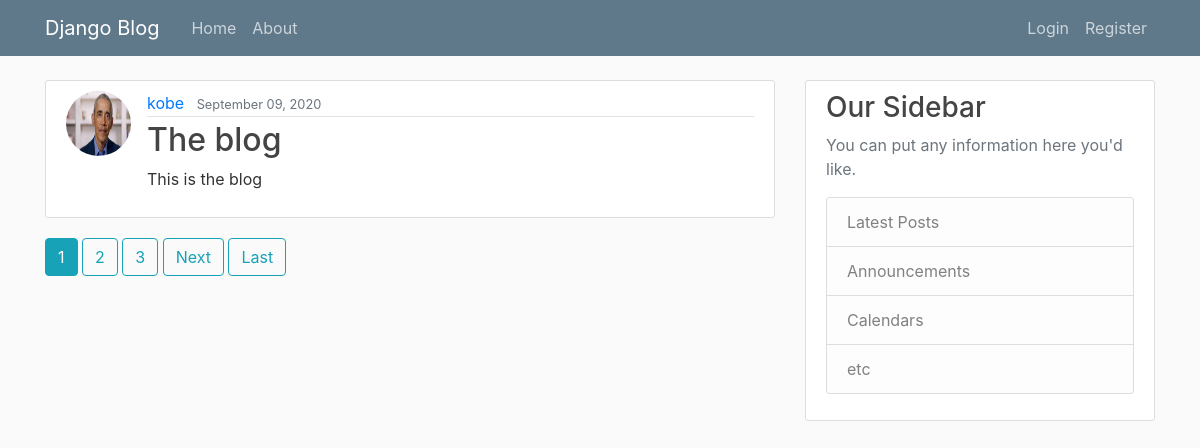
The page / on the database its author committed.
### blog/models.py (models this page shows, shortened)
class Post(models.Model):
    title = models.CharField(max_length=100)
    content = models.TextField()
    date_posted = models.DateTimeField(default=timezone.now)
    author = models.ForeignKey(User, on_delete=models.CASCADE)

### users/models.py (models this page shows, shortened)
class Profile(models.Model):
    user = models.OneToOneField(User, on_delete=models.CASCADE)
    image = models.ImageField(default='default.jpg', upload_to='profile_pics') # install pillow

### blog/views.py (the view)
# urls.py: path('', PostListView.as_view(), name='blog-home'),
class PostListView(ListView):
    model = Post
    template_name = 'blog/home.html'
    context_object_name = 'posts' # to change the defaul name which is object to posts
    ordering = ['-date_posted']
    paginate_by = 1

### blog/templates/blog/home.html (shortened to what this page needs)
{% extends 'blog/base.html' %}
{% block content %}
    {% for post in posts %}
    <article class="media content-section">
        <img class="rounded-circle article-img" src="{{ post.author.profile.image.url }}" alt="">
        <div class="media-body">
            <div class="article-metadata">
                <a class="mr-2" href="{% url 'user-posts' post.author.username %}">{{ post.author }}</a>
                <small class="text-muted">{{ post.date_posted|date:'F d, Y' }}</small>
            </div>
            <h2><a class="article-title" href="{% url 'post-detail' post.id %}">{{ post.title }}</a></h2>
            <p class="article-content">{{ post.content }}</p>
        </div>
    </article>
    {% endfor %}
    {% if is_paginated %}
        {% for num in page_obj.paginator.page_range %}
            {% if page_obj.number == num %}
            <a class="btn btn-info mb-4" href="?page={{ num }}">{{ num }}</a>
            {% elif num > page_obj.number|add:'-3' and num < page_obj.number|add:'3' %}
            <a class="btn btn-outline-info mb-4" href="?page={{ num }}">{{ num }}</a>
            {% endif %}
        {% endfor %}
        {% if page_obj.has_next %}
            <a class="btn btn-outline-info mb-4" href="?page={{ page_obj.next_page_number }}">Next</a>
            <a class="btn btn-outline-info mb-4" href="?page={{ page_obj.paginator.num_pages }}">Last</a>
        {% endif %}
    {% endif %}
{% endblock content %}

### blog/static/blog/main.css (style rules this page uses)
body { background: #fafafa; color: #333333; margin-top: 5rem; }
h1, h2, h3, h4, h5, h6 { color: #444444; }
.content-section { background: #ffffff; padding: 10px 20px; border: 1px solid #dddddd; border-radius: 3px; margin-bottom: 20px; }
.article-title { color: #444444; }
.article-content { white-space: pre-line; }
.article-img { height: 65px; width: 65px; margin-right: 16px; }
.article-metadata { padding-bottom: 1px; margin-bottom: 4px; border-bottom: 1px solid #e3e3e3 }

### rows shown on the page
Post: author.profile.image (placeholder picture), author "kobe", date_posted "September 09, 2020", title "The blog", content "This is the blog"

### other values the page prints
{{ num }} "1"
{{ num }} "2" "3"
